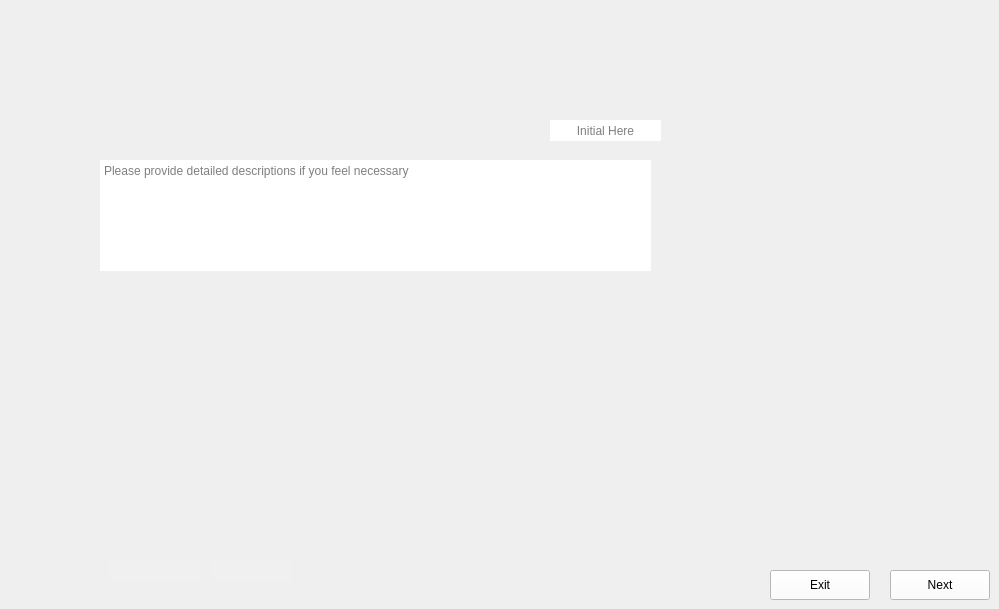
      <widget class="QWidget" name="DicePiezoWaferintoSubwafers1">
       <property name="styleSheet">
        <string notr="true">border-image: url(:/images/images/subwafer1.PNG);</string>
       </property>
       <widget class="QLineEdit" name="DicePiezoWaferintoSubwafers1_Data">
        <property name="enabled">
         <bool>true</bool>
        </property>
        <property name="geometry">
         <rect>
          <x>550</x>
          <y>120</y>
          <width>111</width>
          <height>21</height>
         </rect>
        </property>
        <property name="styleSheet">
         <string notr="true">border-image:None;
border: None;</string>
        </property>
        <property name="text">
         <string/>
        </property>
        <property name="maxLength">
         <number>32767</number>
        </property>
        <property name="alignment">
         <set>Qt::AlignCenter</set>
        </property>
        <property name="placeholderText">
         <string>Initial Here</string>
        </property>
       </widget>
       <widget class="QLineEdit" name="DicePiezoWaferintoSubwafers1_Dates">
        <property name="geometry">
         <rect>
          <x>110</x>
          <y>560</y>
          <width>91</width>
          <height>22</height>
         </rect>
        </property>
        <property name="styleSheet">
         <string notr="true">QLineEdit{
background-color: rgb(240, 240, 240);
border: none;
border-image:None;
}</string>
        </property>
       </widget>
       <widget class="QPushButton" name="DicePiezoWaferintoSubwafers1_Next">
        <property name="geometry">
         <rect>
          <x>890</x>
          <y>570</y>
          <width>100</width>
          <height>30</height>
         </rect>
        </property>
        <property name="styleSheet">
         <string notr="true">QPushButton{
background-color: rgb(255, 255, 255);
height: 35px;
border-image:None;
}
QPushButton::hover{
background-color: rgb(0, 0, 255);
}
QPushButton:pressed{
padding-top:7px;
padding-top:7px;
}</string>
        </property>
        <property name="text">
         <string>Next</string>
        </property>
        <property name="iconSize">
         <size>
          <width>20</width>
          <height>20</height>
         </size>
        </property>
        <property name="autoDefault">
         <bool>false</bool>
        </property>
       </widget>
       <widget class="QLineEdit" name="DicePiezoWaferintoSubwafers1_Initals">
        <property name="geometry">
         <rect>
          <x>210</x>
          <y>560</y>
          <width>81</width>
          <height>22</height>
         </rect>
        </property>
        <property name="styleSheet">
         <string notr="true">QLineEdit{
background-color: rgb(240, 240, 240);
border: none;
border-image:None;
}</string>
        </property>
       </widget>
       <widget class="QPushButton" name="DicePiezoWaferintoSubwafers1_Back">
        <property name="geometry">
         <rect>
          <x>770</x>
          <y>570</y>
          <width>100</width>
          <height>30</height>
         </rect>
        </property>
        <property name="styleSheet">
         <string notr="true">QPushButton{
background-color: rgb(255, 255, 255);
height: 35px;
border-image:None;
}
QPushButton::hover{
background-color: rgb(0, 0, 255);
}
QPushButton:pressed{
padding-top:7px;
padding-top:7px;
}</string>
        </property>
        <property name="text">
         <string>Exit</string>
        </property>
        <property name="iconSize">
         <size>
          <width>20</width>
          <height>20</height>
         </size>
        </property>
        <property name="autoDefault">
         <bool>false</bool>
        </property>
       </widget>
       <widget class="QTextEdit" name="DicePiezoWaferintoSubwafers1_comments">
        <property name="geometry">
         <rect>
          <x>100</x>
          <y>160</y>
          <width>551</width>
          <height>111</height>
         </rect>
        </property>
        <property name="styleSheet">
         <string notr="true">border-image:None;
border: None;</string>
        </property>
        <property name="placeholderText">
         <string>Please provide detailed descriptions if you feel necessary</string>
        </property>
       </widget>
      </widget>
